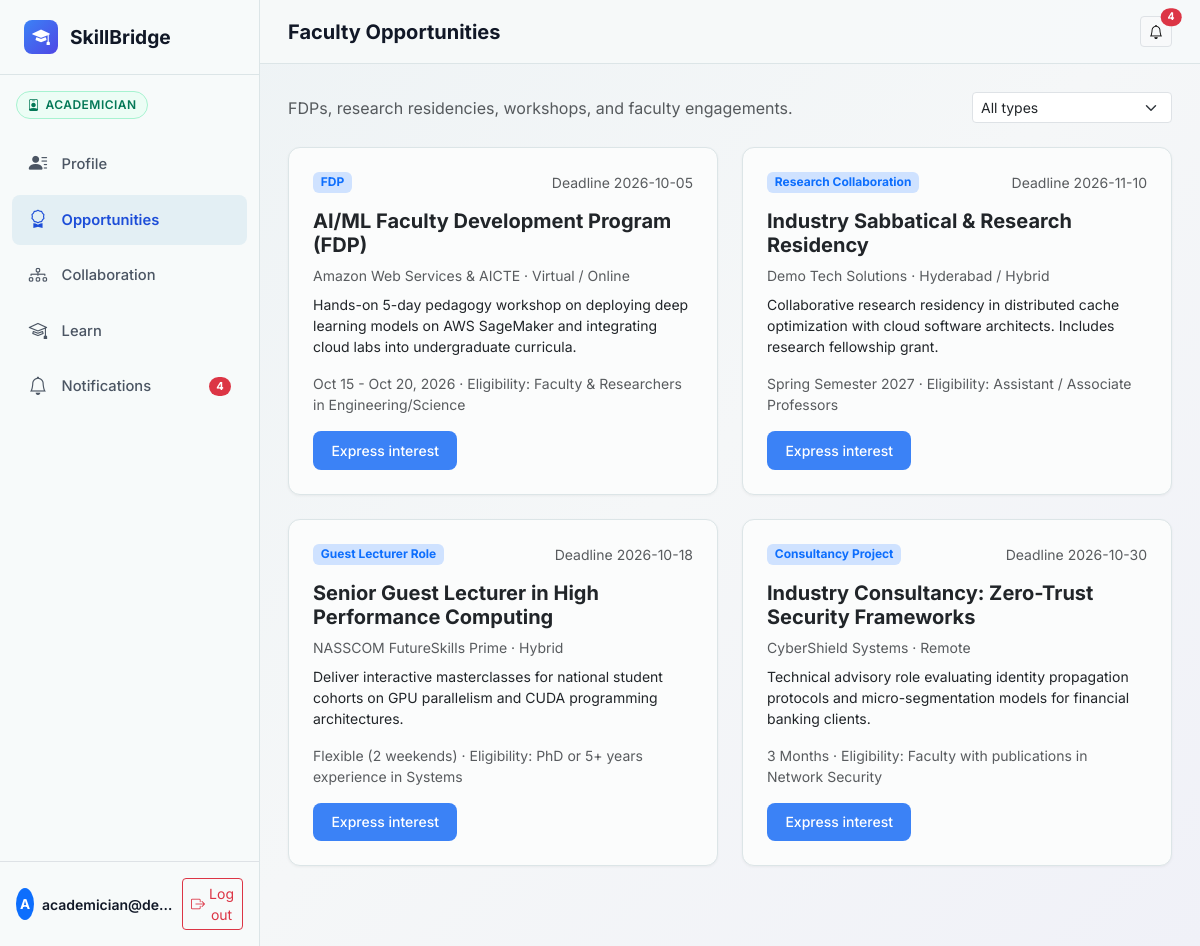
The page /academician/opportunities (signed in) on the database its author committed.
### models.py (models this page shows, shortened)
class User(db.Model):
    __tablename__ = 'users'
    id = db.Column(db.Integer, primary_key=True)
    email = db.Column(db.String(120), unique=True, nullable=False, index=True)
    password_hash = db.Column(db.String(255), nullable=False)
    role = db.Column(db.String(50), nullable=False)  # student, industry, academician, institution
    created_at = db.Column(db.DateTime, default=datetime.utcnow)
    student_profile = db.relationship('StudentProfile', backref='user', uselist=False, cascade="all, delete-orphan")
    industry_profile = db.relationship('IndustryProfile', backref='user', uselist=False, cascade="all, delete-orphan")
    academician_profile = db.relationship('AcademicianProfile', backref='user', uselist=False, cascade="all, delete-orphan")
    institution_profile = db.relationship('InstitutionProfile', backref='admin_user', uselist=False, cascade="all, delete-orphan")
    notifications = db.relationship('Notification', backref='user', lazy='dynamic', cascade="all, delete-orphan")

### routes/academician_routes.py (the view)
@academician_bp.route('/opportunities')
@role_required('academician')
def opportunities():
    faculty = get_current_academician()
    faculty_opps = [
        {
            'id': 1,
            'title': 'AI/ML Faculty Development Program (FDP)',
            'organization': 'Amazon Web Services & AICTE',
            'type': 'FDP',
            'dates': 'Oct 15 - Oct 20, 2026',
            'location': 'Virtual / Online',
            'eligibility': 'Faculty & Researchers in Engineering/Science',
            'deadline': '2026-10-05',
            'description': 'Hands-on 5-day pedagogy workshop on deploying deep learning models on AWS SageMaker and integrating cloud labs into undergraduate curricula.',
            'status': 'Open'
        },
        {
            'id': 2,
            'title': 'Industry Sabbatical & Research Residency',
            'organization': 'Demo Tech Solutions',
            'type': 'Research Collaboration',
            'dates': 'Spring Semester 2027',
            'location': 'Hyderabad / Hybrid',
            'eligibility': 'Assistant / Associate Professors',
            'deadline': '2026-11-10',
            'description': 'Collaborative research residency in distributed cache optimization with cloud software architects. Includes research fellowship grant.',
            'status': 'Open'
        },
        {
            'id': 3,
            'title': 'Senior Guest Lecturer in High Performance Computing',
            'organization': 'NASSCOM FutureSkills Prime',
            'type': 'Guest Lecturer Role',
            'dates': 'Flexible (2 weekends)',
            'location': 'Hybrid',
            'eligibility': 'PhD or 5+ years experience in Systems',
            'deadline': '2026-10-18',
            'description': 'Deliver interactive masterclasses for national student cohorts on GPU parallelism and CUDA programming architectures.',
            'status': 'Open'
        },
        {
            'id': 4,
            'title': 'Industry Consultancy: Zero-Trust Security Frameworks',
            'organization': 'CyberShield Systems',
            'type': 'Consultancy Project',
            'dates': '3 Months',
            'location': 'Remote',
            'eligibility': 'Faculty with publications in Network Security',
            'deadline': '2026-10-30',
            'description': 'Technical advisory role evaluating identity propagation protocols and micro-segmentation models for financial banking clients.',
            'status': 'Open'
        }
    ]
    opp_type_filter = request.args.get('type', '').strip()
    if opp_type_filter:
        faculty_opps = [o for o in faculty_opps if o['type'] == opp_type_filter]
    return render_template(
        'academician/opportunities.html',
        faculty=faculty,
        opportunities=faculty_opps,
        active_type=opp_type_filter
    )

### templates/academician/opportunities.html (shortened to what this page needs)
{% extends "base.html" %}
{% block page_title %}Faculty Opportunities{% endblock %}
{% block content %}
<div class="d-flex justify-content-between align-items-center mb-4"><div><p class="text-muted mb-0">FDPs, research residencies, workshops, and faculty engagements.</p></div><form method="GET" class="d-flex gap-2"><select name="type" class="form-select form-select-sm" onchange="this.form.submit()"><option value="">All types</option></select></form></div>
<div class="row g-4">{% for item in opportunities %}<div class="col-md-6"><div class="card card-sb p-4 h-100"><div class="d-flex justify-content-between"><span class="badge bg-primary-subtle text-primary">{{ item.type }}</span><span class="small text-muted">Deadline {{ item.deadline }}</span></div><h5 class="fw-bold mt-3">{{ item.title }}</h5><p class="text-muted small mb-2">{{ item.organization }} · {{ item.location }}</p><p class="small">{{ item.description }}</p><div class="small text-muted mb-3">{{ item.dates }} · Eligibility: {{ item.eligibility }}</div><form method="POST" action="{{ url_for('academician.apply_opportunity', id=item.id) }}"><input type="hidden" name="program_name" value="{{ item.title }}"><button class="btn btn-sm btn-sb-primary" type="submit">Express interest</button></form></div></div>{% else %}<div class="col-12"><div class="card card-sb p-5 text-center text-muted">No faculty opportunities match this filter.</div></div>{% endfor %}</div>
{% endblock %}

### templates/base.html (shortened to what this page needs)
<!DOCTYPE html>
<html lang="en">
<head>
    <link href="https://cdn.jsdelivr.net/npm/bootstrap@5.3.3/dist/css/bootstrap.min.css" rel="stylesheet">
    <link rel="stylesheet" href="https://cdn.jsdelivr.net/npm/bootstrap-icons@1.11.3/font/bootstrap-icons.min.css">
    <link rel="stylesheet" href="{{ url_for('static', filename='css/style.css') }}">
</head>
<body>
    {% if current_user %}
    <div class="app-wrapper">
        <aside class="app-sidebar">
            <a href="/" class="brand-logo">
                <div class="brand-icon"><i class="bi bi-mortarboard-fill"></i></div>
                <span>SkillBridge</span>
            </a>
            <div class="px-3 pt-3 pb-1">
                <span class="role-badge role-badge-{{ current_user.role }}">
                    <i class="bi bi-person-badge"></i> {{ current_user.role }}
                </span>
            </div>
            <nav class="sidebar-nav">
                {% if current_user.role == 'student' %}
                <a href="{{ url_for('student.profile') }}" class="nav-item-link {% if request.endpoint == 'student.profile' %}active{% endif %}">
                    <i class="bi bi-person-circle"></i>
                    <span>Profile</span>
                </a>
                <a href="{{ url_for('student.skill_gap') }}" class="nav-item-link {% if request.endpoint in ['student.skill_gap', 'student.take_assessment', 'student.assessment_result', 'student.assessment_history'] %}active{% endif %}">
                    <i class="bi bi-graph-up-arrow"></i>
                    <span>Skill Gap</span>
                </a>
                <a href="{{ url_for('student.learning') }}" class="nav-item-link {% if request.endpoint == 'student.learning' %}active{% endif %}">
                    <i class="bi bi-book-half"></i>
                    <span>Learning</span>
                </a>
                <a href="{{ url_for('student.applications') }}" class="nav-item-link {% if request.endpoint == 'student.applications' %}active{% endif %}">
                    <i class="bi bi-send-check"></i>
                    <span>Applications</span>
                </a>
                <a href="{{ url_for('student.notifications') }}" class="nav-item-link {% if request.endpoint == 'student.notifications' %}active{% endif %}">
                    <i class="bi bi-bell"></i>
                    <span>Notifications</span>
                    {% if unread_notifications_count > 0 %}
                    <span class="badge bg-danger ms-auto rounded-pill">{{ unread_notifications_count }}</span>
                    {% endif %}
                </a>
                {% elif current_user.role == 'academician' %}
                <a href="{{ url_for('academician.profile') }}" class="nav-item-link {% if request.endpoint == 'academician.profile' %}active{% endif %}">
                    <i class="bi bi-person-lines-fill"></i>
                    <span>Profile</span>
                </a>
                <a href="{{ url_for('academician.opportunities') }}" class="nav-item-link {% if request.endpoint == 'academician.opportunities' %}active{% endif %}">
                    <i class="bi bi-award"></i>
                    <span>Opportunities</span>
                </a>
                <a href="{{ url_for('academician.collaboration') }}" class="nav-item-link {% if request.endpoint == 'academician.collaboration' %}active{% endif %}">
                    <i class="bi bi-diagram-3"></i>
                    <span>Collaboration</span>
                </a>
                <a href="{{ url_for('academician.learn') }}" class="nav-item-link {% if request.endpoint == 'academician.learn' %}active{% endif %}">
                    <i class="bi bi-mortarboard"></i>
                    <span>Learn</span>
                </a>
                <a href="{{ url_for('academician.notifications') }}" class="nav-item-link {% if request.endpoint == 'academician.notifications' %}active{% endif %}">
                    <i class="bi bi-bell"></i>
                    <span>Notifications</span>
                    {% if unread_notifications_count > 0 %}
                    <span class="badge bg-danger ms-auto rounded-pill">{{ unread_notifications_count }}</span>
                    {% endif %}
                </a>
                {% endif %}
            </nav>
            <div class="p-3 border-top mt-auto">
                <div class="d-flex align-items-center justify-content-between">
                    <div class="d-flex align-items-center gap-2 overflow-hidden">
                        <div class="bg-primary text-white rounded-circle d-flex align-items-center justify-content-center fw-bold" style="width: 32px; height: 32px; font-size: 0.85rem;">
                            {{ current_user.email[0]|upper }}
                        </div>
                        <div class="text-truncate">
                            <div class="small fw-semibold text-truncate">{{ current_user.email }}</div>
                        </div>
                    </div>
                    <a href="{{ url_for('auth.logout') }}" class="btn btn-sm btn-outline-danger d-inline-flex align-items-center gap-1 px-2" title="Log out of SkillBridge">
                        <i class="bi bi-box-arrow-right"></i>
                        <span>Log out</span>
                    </a>
                </div>
            </div>
        </aside>
        <div class="app-main">
            <header class="app-header">
                <div class="d-flex align-items-center gap-3">
                    <h5 class="mb-0 fw-bold">{% block page_title %}Dashboard{% endblock %}</h5>
                </div>
                <div class="d-flex align-items-center gap-2">
                    <a href="{% if current_user.role == 'student' %}{{ url_for('student.notifications') }}{% elif current_user.role == 'industry' %}{{ url_for('industry.notifications') }}{% elif current_user.role == 'academician' %}{{ url_for('academician.notifications') }}{% else %}{{ url_for('institution.notifications') }}{% endif %}" class="btn btn-sm btn-light position-relative border" title="Notifications">
                        <i class="bi bi-bell"></i>
                        {% if unread_notifications_count > 0 %}
                        <span class="position-absolute top-0 start-100 translate-middle badge rounded-pill bg-danger" style="font-size: 0.65rem;">
                            {{ unread_notifications_count }}
                        </span>
                        {% endif %}
                    </a>
                </div>
            </header>
            <main class="app-content">
                {% block content %}{% endblock %}
            </main>
        </div>
    </div>
    {% endif %}
</body>
</html>

### rows shown on the page
User: role "ACADEMICIAN", email "A", email "academician@de…"

### other values the page prints
{{ unread_notifications_count }} "4"
{{ item.type }} "FDP" "Research Collaboration" "Guest Lecturer Role" "Consultancy Project"
{{ item.deadline }} "2026-10-05" "2026-11-10" "2026-10-18" "2026-10-30"
{{ item.title }} "AI/ML Faculty Development Program (FDP)" "Industry Sabbatical & Research Residency" "Senior Guest Lecturer in High Performance Computing" "Industry Consultancy: Zero-Trust Security Frameworks"
{{ item.organization }} "Amazon Web Services & AICTE" "Demo Tech Solutions" "NASSCOM FutureSkills Prime" "CyberShield Systems"
{{ item.location }} "Virtual / Online" "Hyderabad / Hybrid" "Hybrid" "Remote"
{{ item.description }} "Hands-on 5-day pedagogy workshop on deploying deep learning models on AWS SageMaker and integrating cloud labs into undergraduate curricula." "Collaborative research residency in distributed cache optimization with cloud software architects. Includes research fellowship grant." "Deliver interactive masterclasses for national student cohorts on GPU parallelism and CUDA programming architectures." "Technical advisory role evaluating identity propagation protocols and micro-segmentation models for financial banking clients."
{{ item.dates }} "Oct 15 - Oct 20, 2026" "Spring Semester 2027" "Flexible (2 weekends)" "3 Months"
{{ item.eligibility }} "Faculty & Researchers in Engineering/Science" "Assistant / Associate Professors" "PhD or 5+ years experience in Systems" "Faculty with publications in Network Security"
